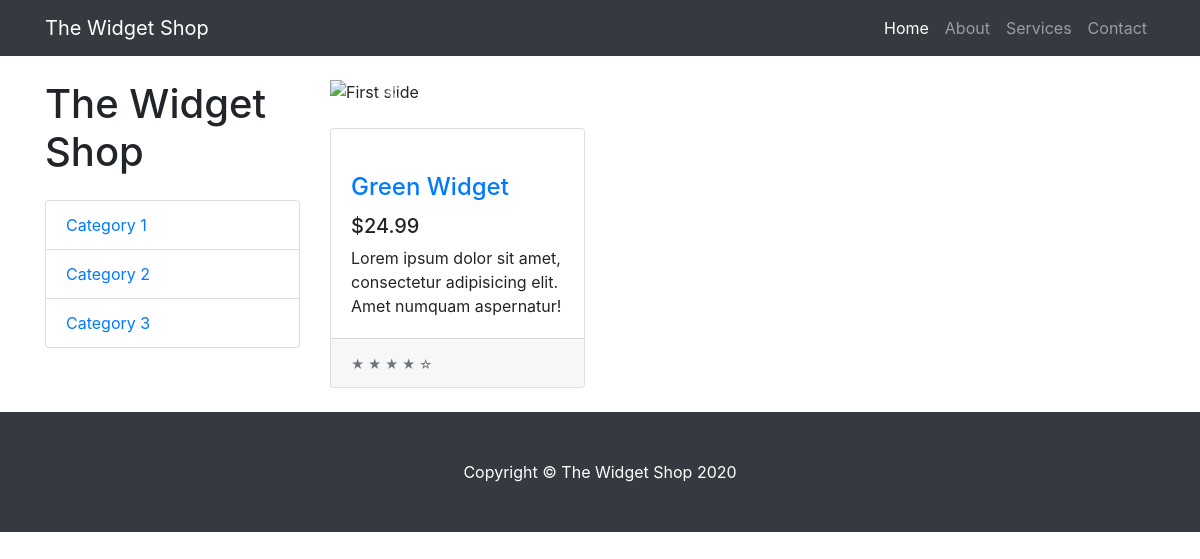
The app's page /, older data.
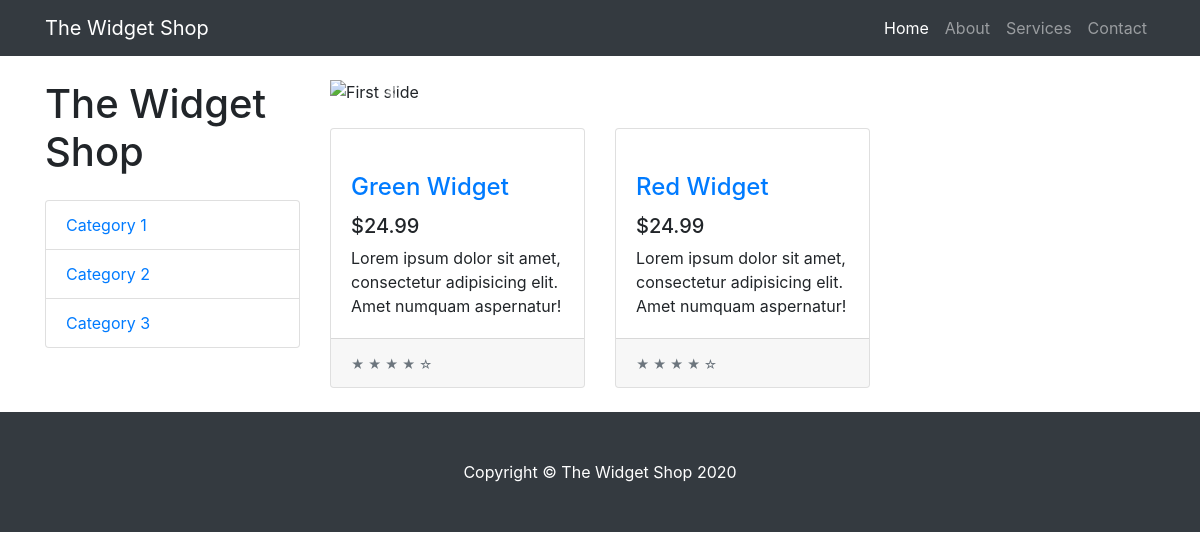
The same page, newer data.
### widget/models.py (models this page shows)
class Widget(models.Model):
    name = models.CharField(max_length=100)
    slug = models.SlugField(max_length=100)
    description = models.TextField(max_length=200)
    features = models.TextField(max_length=200)
    mainPicBig = models.CharField(max_length=100)
    mainPicSmall = models.CharField(max_length=100)
    detailPicBig = models.CharField(max_length=100)
    detailPicSmall = models.CharField(max_length=100)

### widgetshop/views.py (the view)
# urls.py: path('', views.index, name='index'),
def index(request):
    widgets = Widget.objects.all()
    return render(request, "index.html", {'widgets': widgets})

### templates/index.html (shortened to what this page needs)
{%extends 'base.html'%}
{% load static %}
{%block content%}
<nav class="navbar navbar-expand-lg navbar-dark bg-dark fixed-top">
    <div class="container">
        <a class="navbar-brand" href="#">The Widget Shop</a>
        <div class="collapse navbar-collapse" id="navbarResponsive">
            <ul class="navbar-nav ml-auto">
                <li class="nav-item active">
                    <a class="nav-link" href="#">Home
                    </a>
                </li>
                <li class="nav-item">
                    <a class="nav-link" href="#">About</a>
                </li>
                <li class="nav-item">
                    <a class="nav-link" href="#">Services</a>
                </li>
                <li class="nav-item">
                    <a class="nav-link" href="#">Contact</a>
                </li>
            </ul>
        </div>
    </div>
</nav>
<div class="container">
    <div class="row">
        <div class="col-lg-3">
            <h1 class="my-4">The Widget Shop</h1>
            <div class="list-group">
                <a href="#" class="list-group-item">Category 1</a>
                <a href="#" class="list-group-item">Category 2</a>
                <a href="#" class="list-group-item">Category 3</a>
            </div>
        </div>
        <div class="col-lg-9">
            <div id="carouselExampleIndicators" class="carousel slide my-4" data-ride="carousel">
                <ol class="carousel-indicators">
                    <li data-target="#carouselExampleIndicators" data-slide-to="0" class="active"></li>
                    <li data-target="#carouselExampleIndicators" data-slide-to="1"></li>
                    <li data-target="#carouselExampleIndicators" data-slide-to="2"></li>
                </ol>
                <div class="carousel-inner" role="listbox">
                    <div class="carousel-item active">
                        <img class="d-block img-fluid" src="https://imgur.com/LvFBt5C.jpg" alt="First slide">
                    </div>
                </div>
                <a class="carousel-control-prev" href="#carouselExampleIndicators" role="button" data-slide="prev">
                    <span class="carousel-control-prev-icon" aria-hidden="true"></span>
                </a>
                <a class="carousel-control-next" href="#carouselExampleIndicators" role="button" data-slide="next">
                    <span class="carousel-control-next-icon" aria-hidden="true"></span>
                </a>
            </div>
            <div class="row">
                {% for widget in widgets %}
                <div class="col-lg-4 col-md-6 mb-4">
                    <div class="card h-100">
                        <a href="#"><img class="card-img-top" src="{{widget.mainPicSmall}}" alt=""></a>
                        <div class="card-body">
                            <h4 class="card-title">
                                <a href="{% url 'detail' slug=widget.slug %}">{{widget.name}}</a>
                            </h4>
                            <h5>$24.99</h5>
                            <p class="card-text">Lorem ipsum dolor sit amet, consectetur adipisicing elit. Amet
                                numquam aspernatur!</p>
                        </div>
                        <div class="card-footer">
                            <small class="text-muted">&#9733; &#9733; &#9733; &#9733; &#9734;</small>
                        </div>
                    </div>
                </div>
                {% endfor %}
            </div>
        </div>
    </div>
</div>
<footer class="py-5 bg-dark">
    <div class="container">
        <p class="m-0 text-center text-white">Copyright &copy; The Widget Shop 2020</p>
    </div>
</footer>
{%endblock%}

Row changes from the older to the newer data that the page shows:
added Widget: name "Red Widget"
